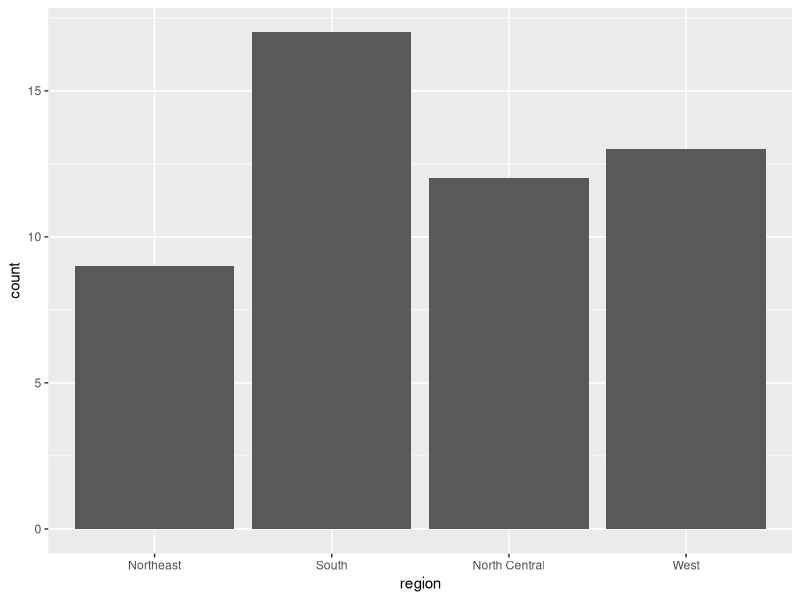
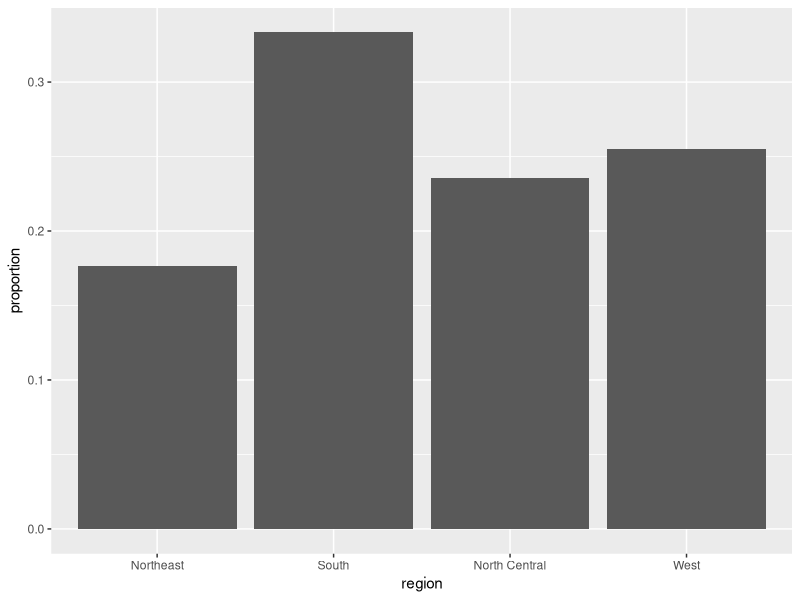
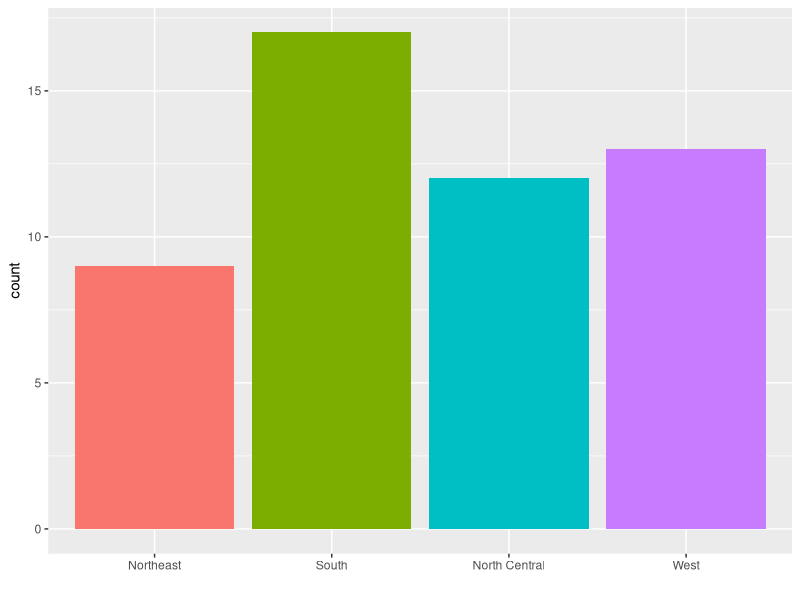
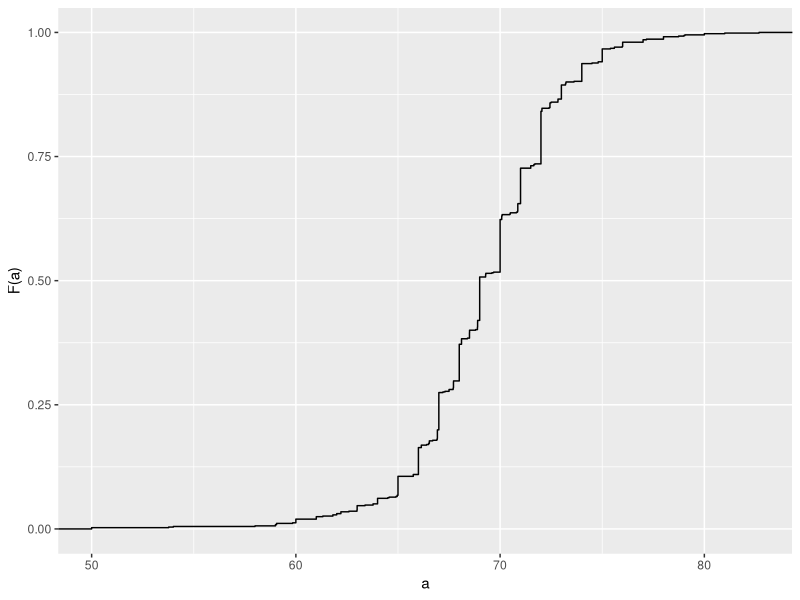
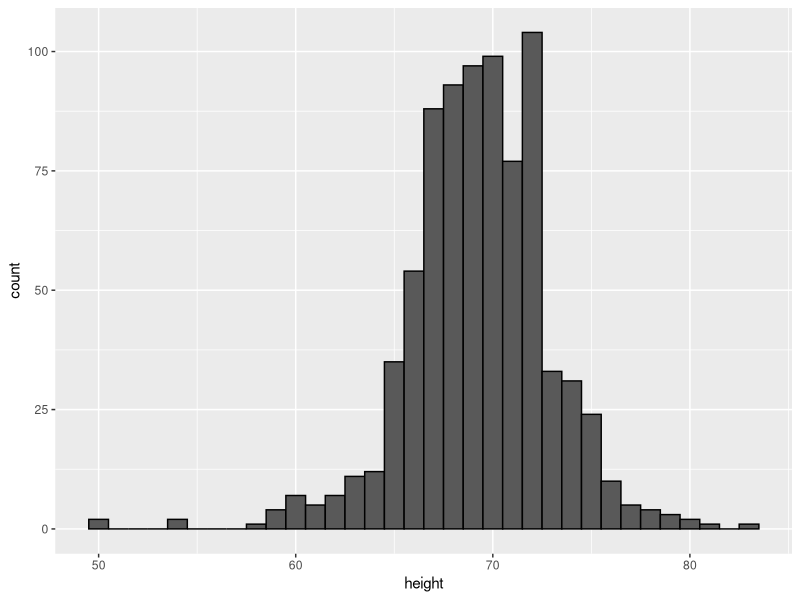
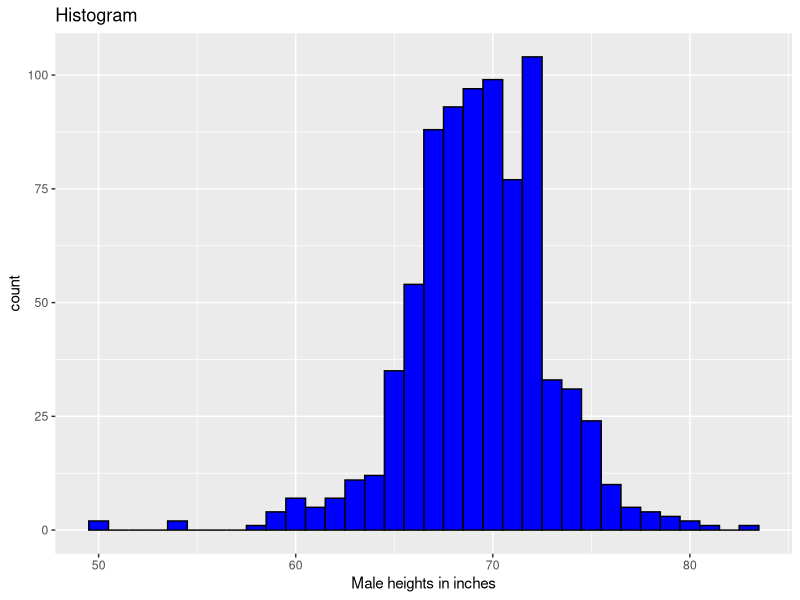
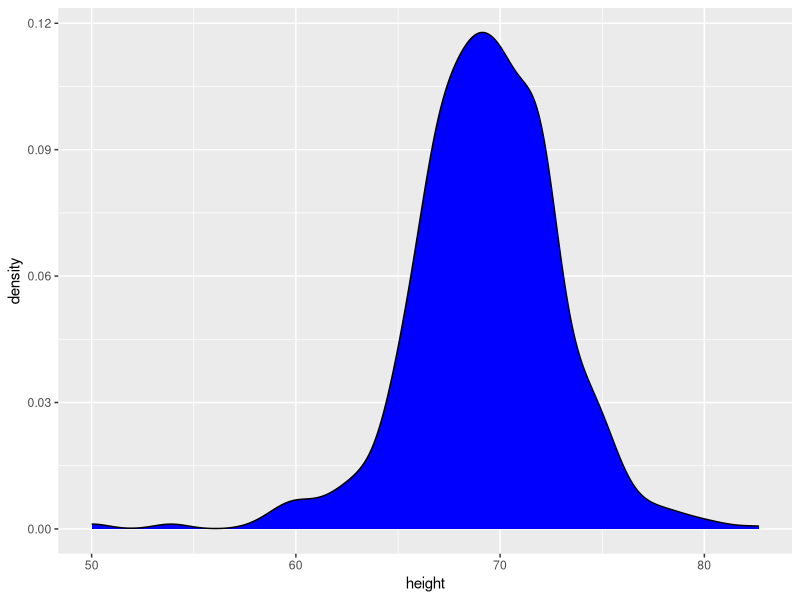
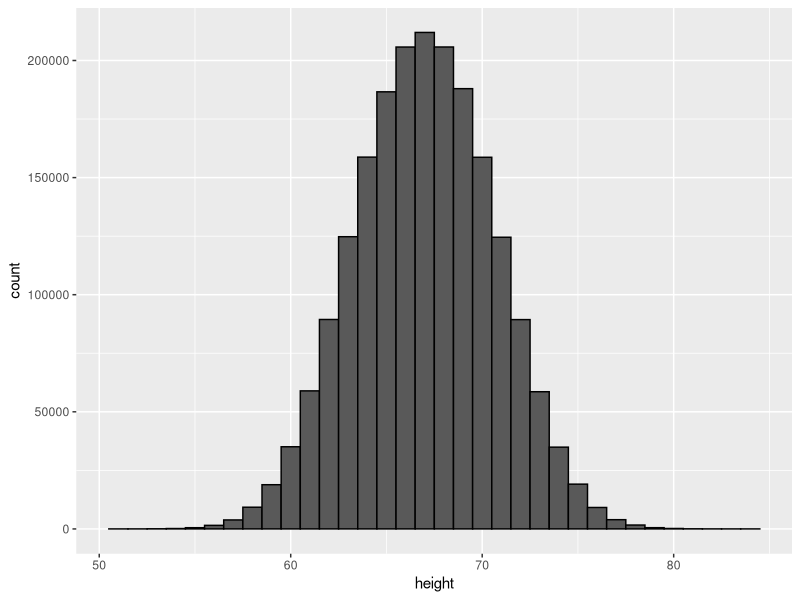

Reproduce these figures in R, in order.
## ---- chunk 1
knitr::opts_chunk$set(echo = TRUE, fig.align="center")
library(tidyverse)
library(dslabs)
img_path <- "vizFigs/"
## ---- chunk 2
data(heights)
## ---- chunk 3
prop.table(table(heights$sex))
## ---- chunk 4
data(murders)
tab <- murders %>% 
  count(region) %>% 
  mutate(proportion = n/sum(n))
tab
## ---- chunk 5
murders %>% ggplot(aes(region)) + geom_bar()
## ---- chunk 6
tab %>% ggplot(aes(region, proportion)) + 
  geom_bar(stat = "identity")
## ---- chunk 7
murders %>% ggplot(aes(region, fill=region)) + 
  geom_bar(show.legend = FALSE) + xlab("")
## ---- chunk 8
heights %>% filter(sex=="Male") %>% 
  ggplot(aes(height)) + 
  stat_ecdf() + ylab("F(a)") + xlab("a")
## ---- chunk 9
heights %>% filter(sex=="Male") %>% 
  ggplot(aes(height)) + 
  geom_histogram(binwidth = 1, color = "black")
## ---- chunk 10
heights %>% filter(sex == "Male") %>% ggplot(aes(height)) +
  geom_histogram(binwidth = 1, fill = "blue", col = "black") +
  xlab("Male heights in inches") + ggtitle("Histogram")
## ---- chunk 11
heights %>% filter(sex=="Male") %>% 
  ggplot(aes(height)) + geom_density(fill= "blue")
## ---- chunk 12
set.seed(1988)
x <- data.frame(height = c(rnorm(1000000,69,3), rnorm(1000000,65,3)))
x %>% ggplot(aes(height)) + geom_histogram(binwidth = 1, color = "black")
## ---- chunk 13
p1 <- x %>% ggplot(aes(height)) + geom_histogram(binwidth = 1, color = "black") + ggtitle("binwidth=1")
p2 <- x %>% ggplot(aes(height)) + geom_histogram(binwidth = 0.5, color="black") + ggtitle("binwidth=0.5") 
p3 <- x %>% ggplot(aes(height)) + geom_histogram(binwidth = 0.1) + ggtitle("binwidth=0.1")
library(gridExtra)
grid.arrange(p1, p2, p3, nrow = 1)
## ---- chunk 14
hist1 <- heights %>% 
  filter(sex=="Male") %>% 
  ggplot(aes(height)) +
  geom_histogram(aes(y=..density..), binwidth = 1, color="black") 
hist2 <- hist1 +
  geom_line(stat='density')
hist3 <- hist1 + 
  geom_point(data = ggplot_build(hist2)$data[[1]], aes(x,y), col = "blue")
hist4 <- ggplot() + geom_point(data = ggplot_build(hist2)$data[[1]], aes(x,y), col = "blue") + 
  xlab("height") + ylab("density")
hist5 <- hist4 + geom_line(data = ggplot_build(hist2)$data[[2]], aes(x,y))
hist6 <- heights %>% 
  filter(sex=="Male") %>% 
  ggplot(aes(height)) +
  geom_density(alpha = 0.2, fill="#00BFC4", col = 0) +
  geom_line(stat='density') +
  scale_y_continuous(limits = layer_scales(hist2)$y$range$range)
  
grid.arrange(hist1, hist3, hist4, hist5, hist2, hist6, nrow=2)
## ---- chunk 15
p1 <- heights %>% 
  filter(sex=="Male")%>% ggplot(aes(height)) +
  geom_histogram(aes(y=..density..), binwidth = 1, alpha = 0.5) + 
  geom_line(stat='density', adjust = 0.5)

p2 <- heights %>% 
  filter(sex=="Male") %>% ggplot(aes(height)) +
  geom_histogram(aes(y=..density..), binwidth = 1, alpha = 0.5) + 
  geom_line(stat='density', adjust = 2)

grid.arrange(p1,p2, ncol=2)
## ---- chunk 16
heights %>% filter(sex=="Male") %>% 
  ggplot(aes(height)) + 
  geom_density(fill= "blue", adjust=2)
## ---- chunk 17
d <- with(heights, density(height[sex=="Male"]))
tmp <- data.frame(height=d$x, density=d$y)
tmp %>% ggplot(aes(height,density)) + geom_line() + 
  geom_area(aes(x=height,y=density), data = filter(tmp, between(height, 65, 68)), alpha=0.2, fill="blue")
## ---- chunk 18
heights %>% ggplot(aes(height, fill=sex)) + 
  geom_density(alpha = 0.2)
## ---- chunk 19
mu <- 0; s <- 1; norm_dist <- 
  data.frame(x=seq(-4,4,len=50)*s+mu) %>% 
  mutate(density=dnorm(x,mu,s))
norm_dist %>% ggplot(aes(x,density)) + geom_line()
## ---- chunk 20
index <- heights$sex == "Male"
x <- heights$height[index]
## ---- chunk 21
m <- mean(x)
s <- sd(x)
c(mu = m, sig = s)
## ---- chunk 22
norm_dist <- data.frame(x = seq(-4, 4, len=50)*s + m) %>% 
  mutate(density = dnorm(x, m, s))
heights %>% filter(sex == "Male") %>% ggplot(aes(height)) +
  geom_density(fill="#0099FF") + 
  geom_line(aes(x, density),  data = norm_dist, lwd=1.5) 
## ---- chunk 23
z <- scale(x)
## ---- chunk 24
mean(abs(z) < 2)
## ---- chunk 25
pnorm(-1.96)
## ---- chunk 26
qnorm(0.975)
## ---- chunk 27
qnorm(0.975, mean = 5, sd = 2)
## ---- chunk 28
mean(x <= 69.5)
## ---- chunk 29
p <- seq(0.05, 0.95, 0.05)
## ---- chunk 30
sample_quantiles <- quantile(x, p)
## ---- chunk 31
theoretical_quantiles <- qnorm(p, mean = mean(x), sd = sd(x))
## ---- chunk 32
qplot(theoretical_quantiles, sample_quantiles) + geom_abline()
## ---- chunk 33
heights %>% filter(sex == "Male") %>%
  ggplot(aes(sample = scale(height))) + 
  geom_qq() + geom_abline()
## ---- chunk 34
heights %>% filter(sex=="Male") %>%
  ggplot(aes(sample = height)) + geom_qq()
## ---- chunk 35
data(murders)
murders <- murders %>% mutate(rate = total/population*100000)
library(gridExtra)
p1 <- murders %>% ggplot(aes(x=rate)) + geom_histogram(binwidth = 1) + ggtitle("Histogram")
p2 <- murders %>% ggplot(aes(sample=rate)) + 
  geom_qq(dparams=summarize(murders, mean=mean(rate), sd=sd(rate))) +
  geom_abline() + ggtitle("QQ-plot")
grid.arrange(p1, p2, ncol = 2)
## ---- chunk 36
murders %>% ggplot(aes("",rate)) + geom_boxplot() +
  coord_cartesian(xlim = c(0, 2)) + xlab("")
## ---- chunk 37
heights %>% ggplot(aes(sex, height, fill=sex)) +
  geom_violin()
## ---- chunk 38
heights %>% ggplot(aes(x=sex, y=height, fill=sex)) +
  geom_boxplot()
## ---- chunk 39
p1 <- heights %>% filter(sex == "Female") %>%
  ggplot(aes(height)) +
  geom_density(fill="#F8766D") 
p2 <- heights %>% filter(sex == "Female") %>% 
  ggplot(aes(sample=scale(height))) +
  geom_qq() + geom_abline() + ylab("Standard Units")
grid.arrange(p1, p2, ncol=2)
## ---- chunk 40
heights %>% filter(sex == "Female") %>% 
  top_n(5, desc(height)) %>%
  pull(height)
## ---- chunk 41
sessionInfo()
